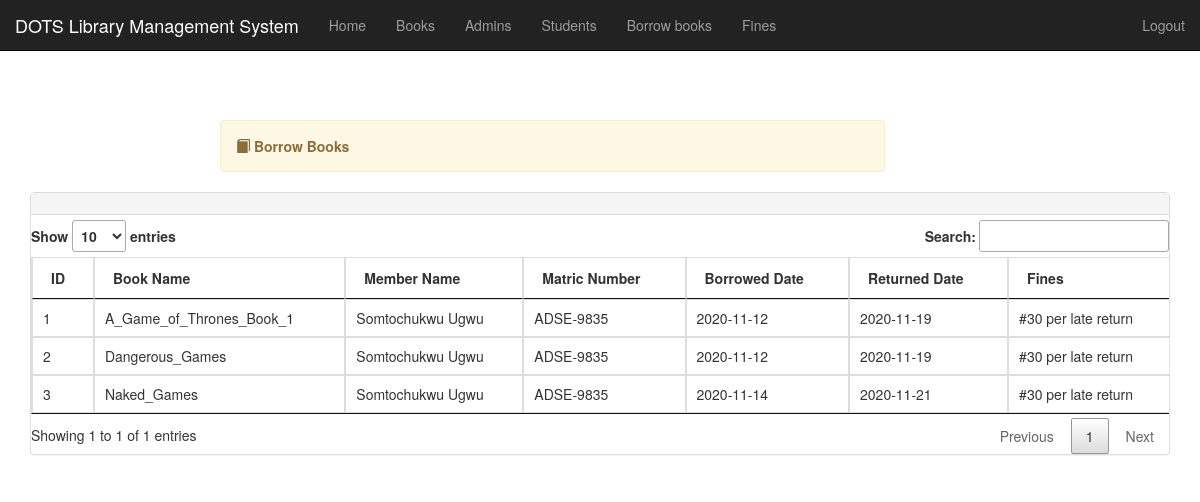
Screenshot of /borrowedbooks.php (signed in) with the database file from the repository.
### tables this page shows
CREATE TABLE `borrow` (
  `borrowId` int(11) NOT NULL,
  `memberName` varchar(255) NOT NULL,
  `matricNo` varchar(10) NOT NULL,
  `bookName` varchar(255) NOT NULL,
  `borrowDate` varchar(20) NOT NULL,
  `returnDate` varchar(20) NOT NULL,
  `bookId` int(2) NOT NULL,
  `borrowStatus` int(2) NOT NULL,
  `fine` varchar(100) NOT NULL
);

### borrowedbooks.php (the view, shortened to what this page needs)
<?php
require 'includes/db-inc.php';
include "includes/header.php";
?>
<div class="container">
<?php include "includes/nav.php"; ?>
<div class="alert alert-warning col-lg-7 col-md-12 col-sm-12 col-xs-12 col-lg-offset-2 col-md-offset-0 col-sm-offset-1 col-xs-offset-0" style="margin-top:120px">
<span class="glyphicon glyphicon-book"></span>
<strong>Borrow Books</strong>
</div>
</div>
<div class="container">
<div class="panel panel-default">
<div class="panel-heading">
<div class="row">
<div class="col-lg-6 col-md-6 col-sm-12 col-xs-12 pull-right">
</div>
</div>
</div>
<div class="table-responsive">
<table class="table table-bordered table-condensed" id="myTable">
<thead>
<tr>
<th>ID</th>
<th>Book Name</th>
<th>Member Name</th>
<th>Matric Number</th>
<th>Borrowed Date</th>
<th>Returned Date</th>
<th>Fines</th>
</tr>
</thead>
<?php
$sql = "SELECT * FROM borrow";
$query = mysqli_query($conn, $sql);
$counter =1;
while($row = mysqli_fetch_array($query)){
?>
<tbody>
<tr>
<td><?php echo $counter++; ?></td>
<td><?php echo $row['bookName'];?></td>
<td><?php echo $row['memberName']; ?></td>
<td><?php echo $row['matricNo']; ?></td>
<td><?php echo $row['borrowDate']; ?></td>
<td><?php echo $row['returnDate']; ?></td>
<td>#30 per late return</td>
</tr>
</tbody>
<?php }
?>
</table>
</div>
</div>
</div>
</body>
</html>

### css/style.css (style rules this page uses)
body { overflow-x: hidden; }
.alert { margin-top: 40px; }

### rows the page displays
borrow: bookName "A_Game_of_Thrones_Book_1", memberName "Somtochukwu Ugwu", matricNo "ADSE-9835", borrowDate "2020-11-12", returnDate "2020-11-19"
borrow: bookName "Dangerous_Games", memberName "Somtochukwu Ugwu", matricNo "ADSE-9835", borrowDate "2020-11-12", returnDate "2020-11-19"
borrow: bookName "Naked_Games", memberName "Somtochukwu Ugwu", matricNo "ADSE-9835", borrowDate "2020-11-14", returnDate "2020-11-21"
